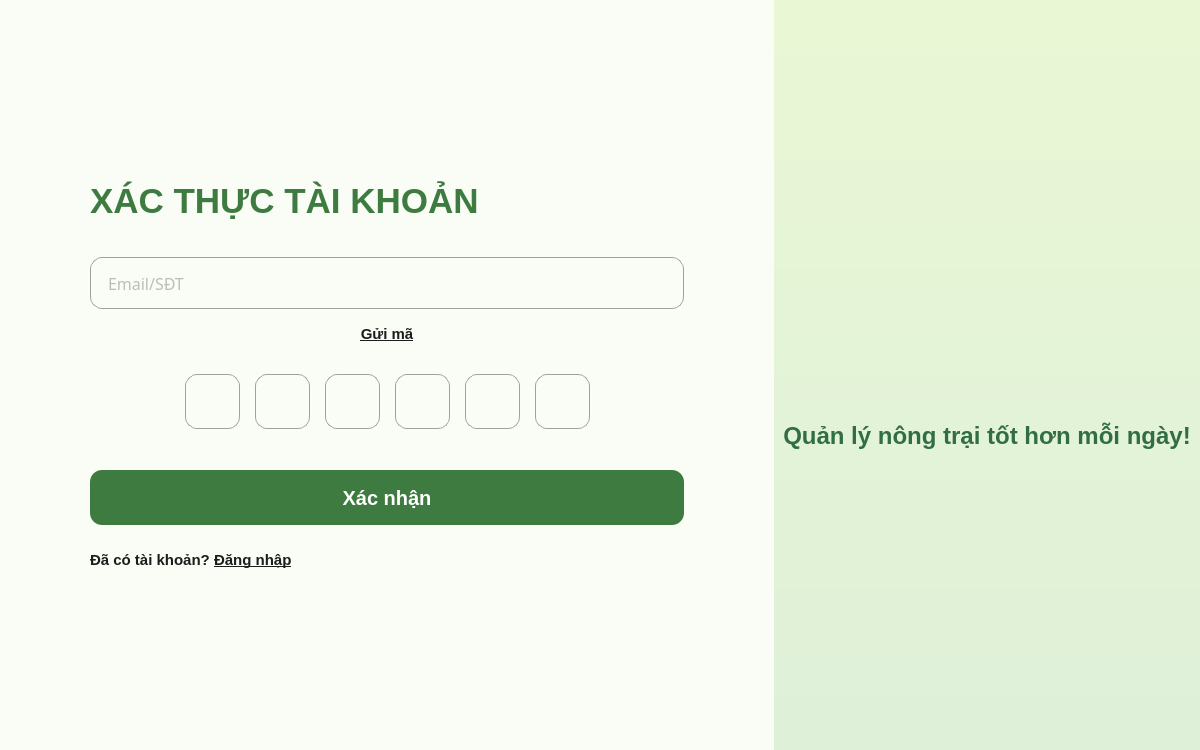
<?xml version="1.0" encoding="UTF-8"?>
<ui version="4.0">
 <class>RegisterXacThucScreen</class>
 <widget class="QWidget" name="RegisterXacThucScreen">
  <property name="geometry">
   <rect>
    <x>0</x>
    <y>0</y>
    <width>1200</width>
    <height>750</height>
   </rect>
  </property>
  <property name="windowTitle">
   <string>Xác thực - Nông Ơi</string>
  </property>
  <property name="styleSheet">
   <string notr="true">QWidget#RegisterXacThucScreen {
    background-color: #F9FDF6;
}

QLabel {
    font-family: 'Segoe UI', Arial, sans-serif;
    color: #1F2B20;
}

QLineEdit {
    background-color: #FFFFFF;
    border: 1px solid #A0A0A0;
    border-radius: 12px;
    padding: 0px 15px;
    font-size: 12pt;
    font-family: 'Segoe UI', Arial, sans-serif;
    color: #1C1C1C;
    height: 50px;
}

QLineEdit:focus {
    border: 2px solid #3E7B40;
}

/* Style riêng cho 6 ô nhập mã OTP */
QLineEdit.OtpBox {
    background-color: #FFFFFF;
    border: 1px solid #7D7D7D;
    border-radius: 0px;
    font-size: 24pt;
    font-weight: bold;
    color: #1C1C1C;
    padding: 0px;
}
QLineEdit.OtpBox:focus {
    border: 2px solid #3E7B40;
}</string>
  </property>
  <layout class="QHBoxLayout" name="main_layout">
   <property name="spacing">
    <number>0</number>
   </property>
   <property name="leftMargin">
    <number>0</number>
   </property>
   <property name="topMargin">
    <number>0</number>
   </property>
   <property name="rightMargin">
    <number>0</number>
   </property>
   <property name="bottomMargin">
    <number>0</number>
   </property>
   <item>
    <widget class="QFrame" name="left_panel">
     <property name="sizePolicy">
      <sizepolicy hsizetype="Preferred" vsizetype="Preferred">
       <horstretch>0</horstretch>
       <verstretch>0</verstretch>
      </sizepolicy>
     </property>
     <property name="styleSheet">
      <string notr="true">background-color: #F9FDF6;</string>
     </property>
     <layout class="QVBoxLayout" name="verticalLayout">
      <property name="leftMargin">
       <number>90</number>
      </property>
      <property name="topMargin">
       <number>40</number>
      </property>
      <property name="rightMargin">
       <number>90</number>
      </property>
      <property name="bottomMargin">
       <number>40</number>
      </property>
      <item>
       <spacer name="verticalSpacer_top">
        <property name="orientation">
         <enum>Qt::Vertical</enum>
        </property>
        <property name="sizeHint" stdset="0">
         <size>
          <width>20</width>
          <height>40</height>
         </size>
        </property>
       </spacer>
      </item>
      <item>
       <widget class="QLabel" name="lbl_title">
        <property name="styleSheet">
         <string notr="true">color: #3E7B40;
font-size: 26pt;
font-weight: 900;</string>
        </property>
        <property name="text">
         <string>XÁC THỰC TÀI KHOẢN</string>
        </property>
       </widget>
      </item>
      <item>
       <spacer name="verticalSpacer_1">
        <property name="orientation">
         <enum>Qt::Vertical</enum>
        </property>
        <property name="sizeType">
         <enum>QSizePolicy::Fixed</enum>
        </property>
        <property name="sizeHint" stdset="0">
         <size>
          <width>20</width>
          <height>30</height>
         </size>
        </property>
       </spacer>
      </item>
      <item>
       <widget class="QLineEdit" name="txt_email_sdt">
        <property name="minimumSize">
         <size>
          <width>0</width>
          <height>50</height>
         </size>
        </property>
        <property name="font">
         <font>
          <family>Segoe UI,Arial,sans-serif</family>
          <pointsize>12</pointsize>
         </font>
        </property>
        <property name="styleSheet">
         <string notr="true">color: #7D7D7D;</string>
        </property>
        <property name="placeholderText">
         <string>Email/SĐT</string>
        </property>
       </widget>
      </item>
      <item>
       <spacer name="verticalSpacer_2">
        <property name="orientation">
         <enum>Qt::Vertical</enum>
        </property>
        <property name="sizeType">
         <enum>QSizePolicy::Fixed</enum>
        </property>
        <property name="sizeHint" stdset="0">
         <size>
          <width>20</width>
          <height>10</height>
         </size>
        </property>
       </spacer>
      </item>
      <item>
       <widget class="QLabel" name="lbl_gui_ma">
        <property name="cursor">
         <cursorShape>PointingHandCursor</cursorShape>
        </property>
        <property name="styleSheet">
         <string notr="true">color: #1C1C1C;
font-size: 11pt;
font-weight: bold;
text-decoration: underline;</string>
        </property>
        <property name="text">
         <string>Gửi mã</string>
        </property>
        <property name="alignment">
         <set>Qt::AlignCenter</set>
        </property>
       </widget>
      </item>
      <item>
       <spacer name="verticalSpacer_3">
        <property name="orientation">
         <enum>Qt::Vertical</enum>
        </property>
        <property name="sizeType">
         <enum>QSizePolicy::Fixed</enum>
        </property>
        <property name="sizeHint" stdset="0">
         <size>
          <width>20</width>
          <height>25</height>
         </size>
        </property>
       </spacer>
      </item>
      <item>
       <layout class="QHBoxLayout" name="otp_layout">
        <property name="spacing">
         <number>15</number>
        </property>
        <item>
         <spacer name="horizontalSpacer_left">
          <property name="orientation">
           <enum>Qt::Horizontal</enum>
          </property>
          <property name="sizeHint" stdset="0">
           <size>
            <width>40</width>
            <height>20</height>
           </size>
          </property>
         </spacer>
        </item>
        <item>
         <widget class="QLineEdit" name="txt_otp_1">
          <property name="minimumSize">
           <size>
            <width>55</width>
            <height>55</height>
           </size>
          </property>
          <property name="maximumSize">
           <size>
            <width>55</width>
            <height>55</height>
           </size>
          </property>
          <property name="maxLength">
           <number>1</number>
          </property>
          <property name="alignment">
           <set>Qt::AlignCenter</set>
          </property>
          <property name="class" stdset="0">
           <string>OtpBox</string>
          </property>
         </widget>
        </item>
        <item>
         <widget class="QLineEdit" name="txt_otp_2">
          <property name="minimumSize">
           <size>
            <width>55</width>
            <height>55</height>
           </size>
          </property>
          <property name="maximumSize">
           <size>
            <width>55</width>
            <height>55</height>
           </size>
          </property>
          <property name="maxLength">
           <number>1</number>
          </property>
          <property name="alignment">
           <set>Qt::AlignCenter</set>
          </property>
          <property name="class" stdset="0">
           <string>OtpBox</string>
          </property>
         </widget>
        </item>
        <item>
         <widget class="QLineEdit" name="txt_otp_3">
          <property name="minimumSize">
           <size>
            <width>55</width>
            <height>55</height>
           </size>
          </property>
          <property name="maximumSize">
           <size>
            <width>55</width>
            <height>55</height>
           </size>
          </property>
          <property name="maxLength">
           <number>1</number>
          </property>
          <property name="alignment">
           <set>Qt::AlignCenter</set>
          </property>
          <property name="class" stdset="0">
           <string>OtpBox</string>
          </property>
         </widget>
        </item>
        <item>
         <widget class="QLineEdit" name="txt_otp_4">
          <property name="minimumSize">
           <size>
            <width>55</width>
            <height>55</height>
           </size>
          </property>
          <property name="maximumSize">
           <size>
            <width>55</width>
            <height>55</height>
           </size>
          </property>
          <property name="maxLength">
           <number>1</number>
          </property>
          <property name="alignment">
           <set>Qt::AlignCenter</set>
          </property>
          <property name="class" stdset="0">
           <string>OtpBox</string>
          </property>
         </widget>
        </item>
        <item>
         <widget class="QLineEdit" name="txt_otp_5">
          <property name="minimumSize">
           <size>
            <width>55</width>
            <height>55</height>
           </size>
          </property>
          <property name="maximumSize">
           <size>
            <width>55</width>
            <height>55</height>
           </size>
          </property>
          <property name="maxLength">
           <number>1</number>
          </property>
          <property name="alignment">
           <set>Qt::AlignCenter</set>
          </property>
          <property name="class" stdset="0">
           <string>OtpBox</string>
          </property>
         </widget>
        </item>
        <item>
         <widget class="QLineEdit" name="txt_otp_6">
          <property name="minimumSize">
           <size>
            <width>55</width>
            <height>55</height>
           </size>
          </property>
          <property name="maximumSize">
           <size>
            <width>55</width>
            <height>55</height>
           </size>
          </property>
          <property name="maxLength">
           <number>1</number>
          </property>
          <property name="alignment">
           <set>Qt::AlignCenter</set>
          </property>
          <property name="class" stdset="0">
           <string>OtpBox</string>
          </property>
         </widget>
        </item>
        <item>
         <spacer name="horizontalSpacer_right">
          <property name="orientation">
           <enum>Qt::Horizontal</enum>
          </property>
          <property name="sizeHint" stdset="0">
           <size>
            <width>40</width>
            <height>20</height>
           </size>
          </property>
         </spacer>
        </item>
       </layout>
      </item>
      <item>
       <spacer name="verticalSpacer_4">
        <property name="orientation">
         <enum>Qt::Vertical</enum>
        </property>
        <property name="sizeType">
         <enum>QSizePolicy::Fixed</enum>
        </property>
        <property name="sizeHint" stdset="0">
         <size>
          <width>20</width>
          <height>35</height>
         </size>
        </property>
       </spacer>
      </item>
      <item>
       <widget class="QPushButton" name="btn_xac_nhan">
        <property name="minimumSize">
         <size>
          <width>0</width>
          <height>55</height>
         </size>
        </property>
        <property name="cursor">
         <cursorShape>PointingHandCursor</cursorShape>
        </property>
        <property name="styleSheet">
         <string notr="true">QPushButton {
    background-color: #3E7B40;
    color: #FFFFFF;
    border: none;
    border-radius: 12px;
    font-size: 15pt;
    font-weight: bold;
}
QPushButton:hover {
    background-color: #4A9155;
}
QPushButton:pressed {
    background-color: #2E6636;
}</string>
        </property>
        <property name="text">
         <string>Xác nhận</string>
        </property>
       </widget>
      </item>
      <item>
       <spacer name="verticalSpacer_5">
        <property name="orientation">
         <enum>Qt::Vertical</enum>
        </property>
        <property name="sizeType">
         <enum>QSizePolicy::Fixed</enum>
        </property>
        <property name="sizeHint" stdset="0">
         <size>
          <width>20</width>
          <height>20</height>
         </size>
        </property>
       </spacer>
      </item>
      <item>
       <widget class="QLabel" name="lbl_dctk">
        <property name="cursor">
         <cursorShape>PointingHandCursor</cursorShape>
        </property>
        <property name="text">
         <string>&lt;html&gt;&lt;head/&gt;&lt;body&gt;&lt;p&gt;&lt;span style=&quot; font-size:11pt; color:#1C1C1C; font-weight:600;&quot;&gt;Đã có tài khoản? &lt;/span&gt;&lt;span style=&quot; font-size:11pt; font-weight:700; text-decoration: underline; color:#1C1C1C;&quot;&gt;Đăng nhập&lt;/span&gt;&lt;/p&gt;&lt;/body&gt;&lt;/html&gt;</string>
        </property>
       </widget>
      </item>
      <item>
       <spacer name="verticalSpacer_bottom">
        <property name="orientation">
         <enum>Qt::Vertical</enum>
        </property>
        <property name="sizeHint" stdset="0">
         <size>
          <width>20</width>
          <height>40</height>
         </size>
        </property>
       </spacer>
      </item>
     </layout>
    </widget>
   </item>
   <item>
    <widget class="QFrame" name="right_panel">
     <property name="sizePolicy">
      <sizepolicy hsizetype="Preferred" vsizetype="Preferred">
       <horstretch>0</horstretch>
       <verstretch>0</verstretch>
      </sizepolicy>
     </property>
     <property name="styleSheet">
      <string notr="true">QFrame#right_panel {
    background-color: qlineargradient(spread:pad, x1:0, y1:0, x2:0, y2:1, stop:0 #EAF7D5, stop:1 #DEF0D8);
}</string>
     </property>
     <layout class="QVBoxLayout" name="verticalLayout_right">
      <item>
       <spacer name="verticalSpacer_right_top">
        <property name="orientation">
         <enum>Qt::Vertical</enum>
        </property>
        <property name="sizeHint" stdset="0">
         <size>
          <width>20</width>
          <height>40</height>
         </size>
        </property>
       </spacer>
      </item>
      <item>
       <widget class="QLabel" name="lbl_logo">
        <property name="styleSheet">
         <string notr="true">color: #316E44;
font-size: 70pt;
font-weight: 900;
letter-spacing: 5px;</string>
        </property>
        <property name="text">
         <string/>
        </property>
        <property name="pixmap">
         <pixmap>../images/small logo.png</pixmap>
        </property>
        <property name="alignment">
         <set>Qt::AlignBottom|Qt::AlignHCenter</set>
        </property>
       </widget>
      </item>
      <item>
       <widget class="QLabel" name="lbl_slogan">
        <property name="styleSheet">
         <string notr="true">color: #316E44;
font-size: 18pt;
font-weight: bold;
margin-top: 10px;</string>
        </property>
        <property name="text">
         <string>Quản lý nông trại tốt hơn mỗi ngày!</string>
        </property>
        <property name="alignment">
         <set>Qt::AlignHCenter|Qt::AlignTop</set>
        </property>
       </widget>
      </item>
      <item>
       <spacer name="verticalSpacer_right_bottom">
        <property name="orientation">
         <enum>Qt::Vertical</enum>
        </property>
        <property name="sizeHint" stdset="0">
         <size>
          <width>20</width>
          <height>40</height>
         </size>
        </property>
       </spacer>
      </item>
     </layout>
    </widget>
   </item>
  </layout>
 </widget>
 <resources/>
 <connections/>
</ui>
